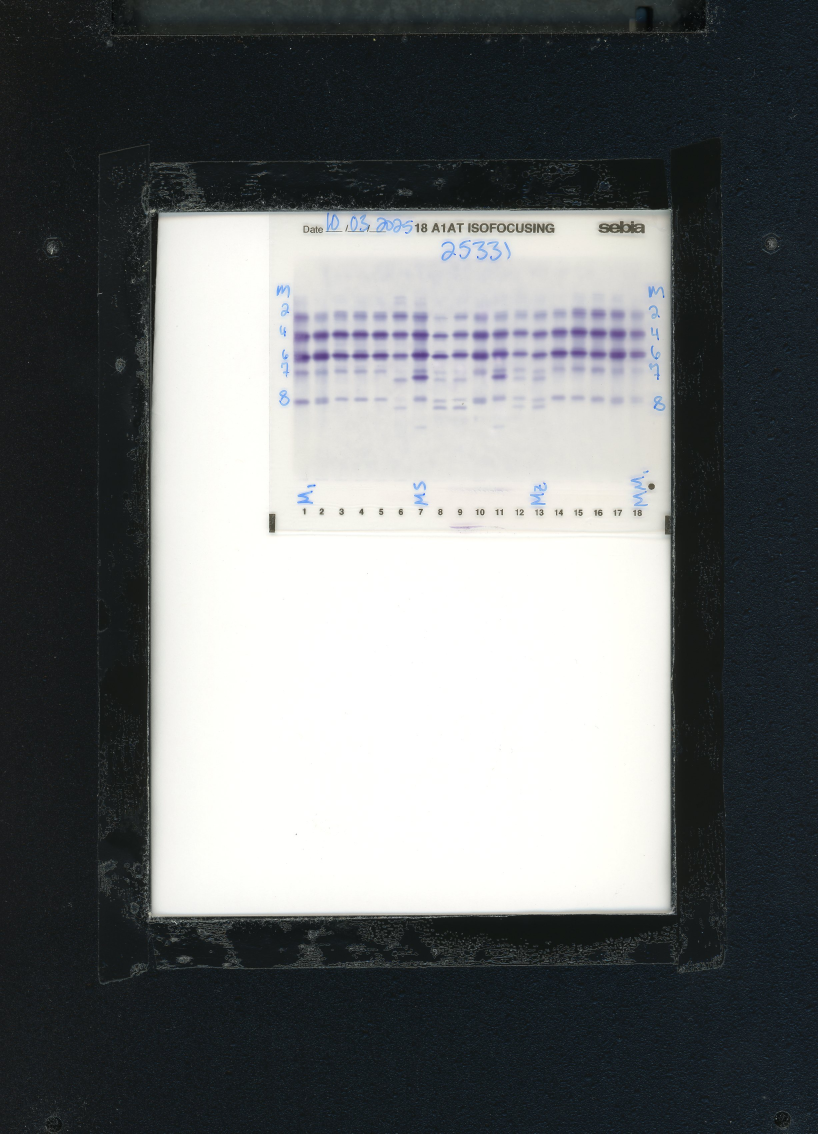
#> input picture gel_scans/25331.jpg, 2454 x 3401 px, found by its file name (shown at 1/3 size); its folder holds only this picture in this run
$ python Visualize_GelPreprocessing.py
#> lines starting #> are read from the running program, lines starting #| are printed output that depends on the picture
# ---------------------
# ---- Import required packages ------
# ---------------------

import os
import numpy as np
import cv2
import matplotlib.pyplot as plt
import math

# ---------------------
# ---- PREPROCESSING FUNCTIONS ------
# ---------------------

def preprocess_gel(img, return_steps=False):
    """
    Preprocess gel image.
    If return_steps=True, returns a dict of intermediate steps.
    """

    # Ensure grayscale
    if img.ndim == 3:
        g0 = cv2.cvtColor(img, cv2.COLOR_BGR2GRAY)
    else:
        g0 = img.copy()

    # Invert (bands bright)
    g1 = cv2.bitwise_not(g0)
    g1b = 255-g0 # explicit inversion (for comparison)

    # Convert once to float for math
    g1f = g1.astype(np.float64)

    # ============================================================
    # Background estimation (kernel = 51)
    # ============================================================
    #  create an ellipse to probe the image -> 51 pixels wide/tall
    # morphopen -> erosion to shrink bright region then dilation -> grow back to original size (with removal of small features)
    kernel_51 = cv2.getStructuringElement(cv2.MORPH_ELLIPSE, (51, 51))
    bg_51 = cv2.morphologyEx(g1f, cv2.MORPH_OPEN, kernel_51)
    g2_51 = g1f - bg_51


    # ============================================================
    # Background estimation via TOP-HAT (kernel = 61)
    # ============================================================
    kernel_61 = cv2.getStructuringElement(cv2.MORPH_ELLIPSE, (61, 61))
    bg_61 = cv2.morphologyEx(g1f, cv2.MORPH_OPEN, kernel_61)
    g2_61 = g1f - bg_61

    # ============================================================
    # Background estimation via TOP-HAT (kernel = 81)
    # ============================================================
    kernel_81 = cv2.getStructuringElement(cv2.MORPH_ELLIPSE, (81, 81))
    bg_81 = cv2.morphologyEx(g1f, cv2.MORPH_OPEN, kernel_81)
    g2_81 = g1f - bg_81

    # ============================================================
    # Equal-energy normalization (on background-subtracted image)
    # ============================================================
    g2c_min = g1f - g1f.min()
    den = g1f.max() - g1f.min()
    g2d_norm = (g1f - g1f.min()) / den if den > 0 else np.zeros_like(g1f)

    energy = np.sum(g1f ** 2)
    g2e_energy = g1f / np.sqrt(energy) if energy > 0 else np.zeros_like(g1f)

    # ============================================================
    # Kernel sweep (visual inspection only)
    # ============================================================
    bg_sweep = {}
    for k in [21, 31, 51, 81]:
        kernel = cv2.getStructuringElement(cv2.MORPH_ELLIPSE, (k, k))
        bgk = cv2.morphologyEx(g1f, cv2.MORPH_OPEN, kernel)
        bg_sweep[f"bg_kernel_{k}"] = bgk


    # ============================================================
    # Smoothing
    # ============================================================
    g2_51_u8 = cv2.normalize(g2_51, None, 0, 255, cv2.NORM_MINMAX).astype(np.uint8)
    g3 = cv2.medianBlur(g2_51_u8, 3)

    if return_steps:
        return {
            "original": g0,
            "inverted": g1,
            "inverted subtraction": g1b,

            # --- Foregrounds ---
            "bg-subtracted (k=51)": g2_51,
            "bg-subtracted (k=61)": g2_61,
            "bg-subtracted (k=81)": g2_81,

            # --- Comparisons ---
            "subtract minimum": g2c_min,
            "subtract + normalize": g2d_norm,
            "normalize to equal energy": g2e_energy,

            # --- Final ---
            "smoothed": g3,

            # --- Diagnostics ---
            **bg_sweep
        }

    return g3, bg_51


def visualize_preprocessing_steps(steps, title, save_path=None):
    n = len(steps)
    ncols = 4
    nrows = math.ceil(n / ncols)

    fig, axes = plt.subplots(
        nrows, ncols,
        figsize=(6 * ncols, 4 * nrows)
    )

    # Flatten axes for easy iteration
    axes = axes.flatten()

    for ax, (name, img) in zip(axes, steps.items()):
        ax.imshow(img, cmap="gray")
        ax.set_title(name, fontsize=10)
        ax.axis("off")

    # Hide any unused subplots
    for ax in axes[len(steps):]:
        ax.axis("off")

    fig.suptitle(title, fontsize=14)
    fig.tight_layout(rect=[0, 0, 1, 0.95])

    if save_path:
        plt.savefig(save_path, dpi=300, bbox_inches="tight")

    plt.show()


# ---------------------
# ---- Define Project Directories ------
# ---------------------

# projectdirect = r"c:\Users\m297055\OneDrive - Mayo Clinic\Documents\Research\Wilrich_alpha1_Isofocus_machinelearning\alpha1Gels_VB"
projectdirect = "/Users/cvieni/Documents/Pathology/alpha1Gels_VB"
working_direct = projectdirect
# working_direct = os.path.join(projectdirect, "Wilrich_alpha1_Isofocus_machinelearning/")
# C:/Users/M297055/OneDrive - Mayo Clinic/Documents/Research/Wilrich_alpha1_Isofocus_machinelearning/gel_scans

img_direct = os.path.join(working_direct, "gel_scans/")
output_direct = os.path.join(working_direct, "output_pngs/")
output_traces = os.path.join(working_direct, "output_traces/")
y_start, y_end = 800, 1400
x_start, x_end = 850, 1960

# ---------------------
# ---- Load FIRST image only ------
# ---------------------

image_files = sorted(
    f for f in os.listdir(img_direct)
    if f.lower().endswith((".jpg", ".png", ".tif"))
)

if not image_files:
    raise RuntimeError("No images found in img_direct")

img_name = image_files[0]
img_path = os.path.join(img_direct, img_name)

print(f"\nProcessing ONLY first image: {img_name}")

# ---------------------
# ---- Load, crop, preprocess ------
# ---------------------

img = cv2.imread(img_path, cv2.IMREAD_GRAYSCALE)
#> img: shape (3401, 2454); min 0, max 255, mean 110.7
if img is None:
    raise RuntimeError(f"Could not load image {img_name}")

gel_crop = img[y_start:y_end, x_start:x_end]
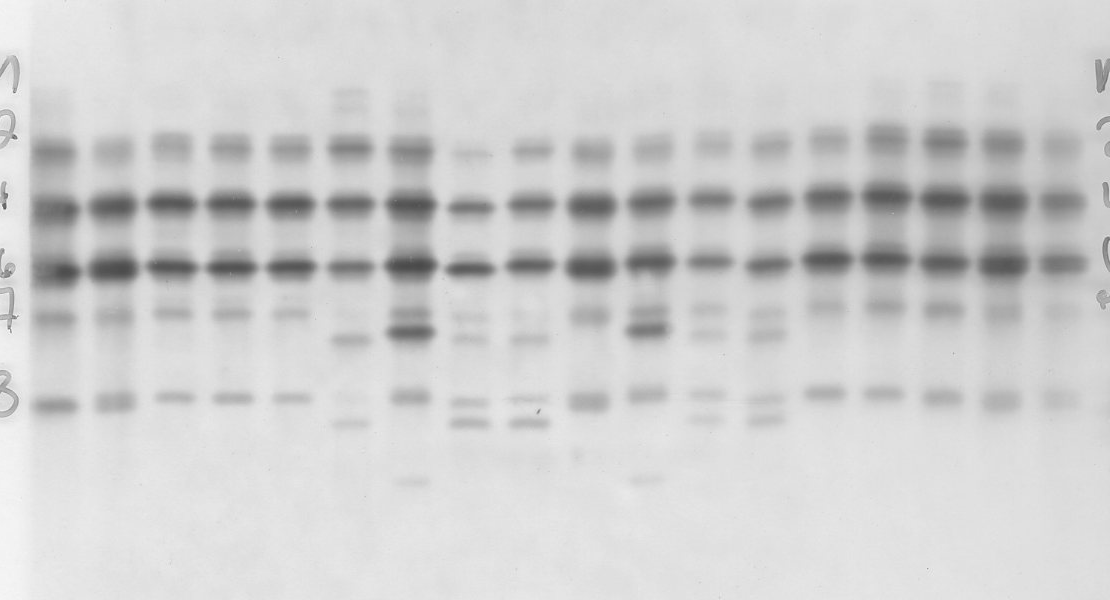
#> gel_crop: shape (600, 1110); min 74, max 255, mean 207.2

steps = preprocess_gel(gel_crop, return_steps=True)
#> in preprocess_gel, `bg_51 = cv2.morphologyEx(g1f, cv2.MORPH_OPEN, kernel_51)`:
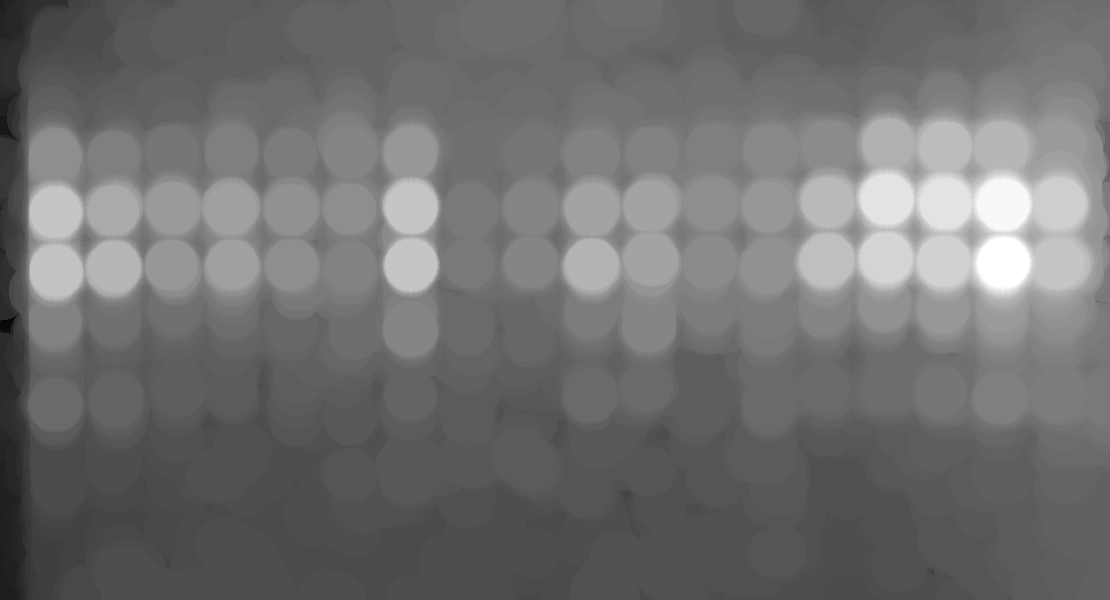
#> bg_51: shape (600, 1110) float64; min 0, max 84, mean 37.2; drawn with min black and max white
#> in preprocess_gel, `bg_61 = cv2.morphologyEx(g1f, cv2.MORPH_OPEN, kernel_61)`:
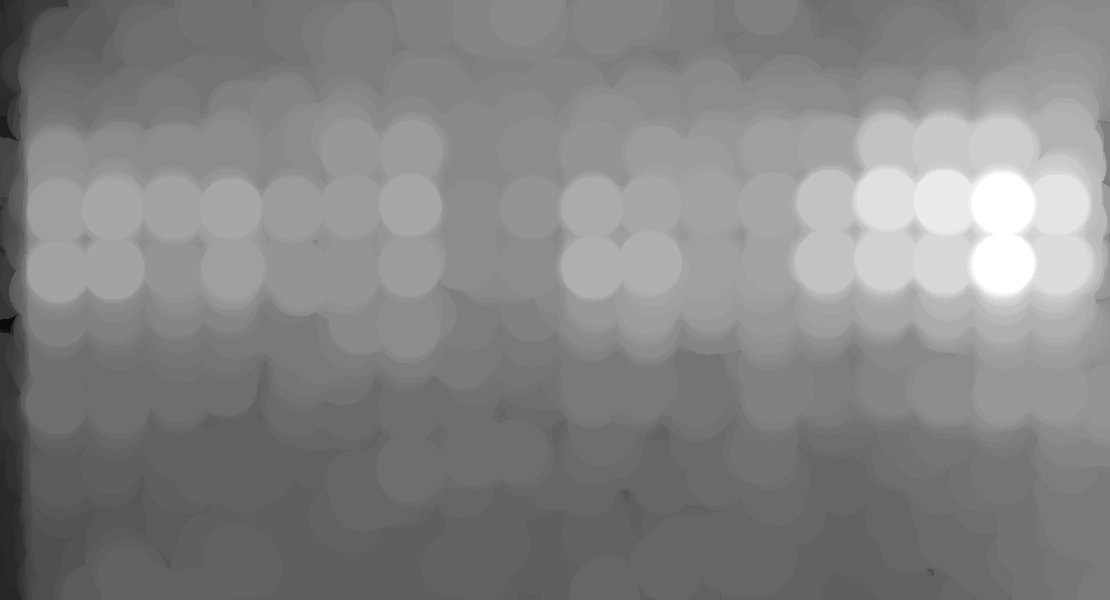
#> bg_61: shape (600, 1110) float64; min 0, max 67, mean 34.9; drawn with min black and max white
#> in preprocess_gel, `bg_81 = cv2.morphologyEx(g1f, cv2.MORPH_OPEN, kernel_81)`:
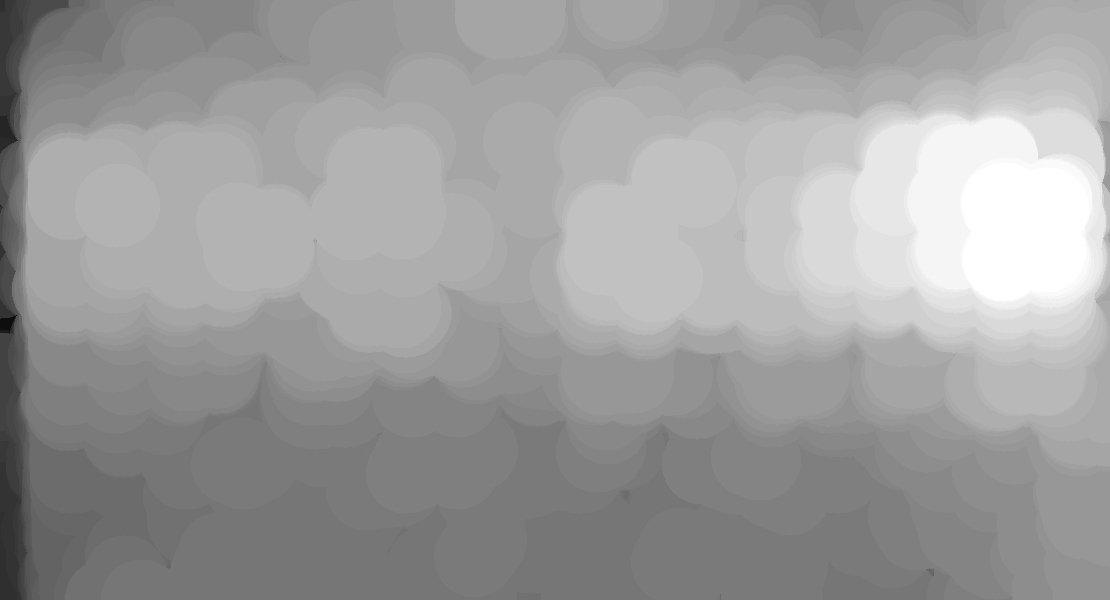
#> bg_81: shape (600, 1110) float64; min 0, max 54, mean 33.5; drawn with min black and max white
#> in preprocess_gel, `den = g1f.max() - g1f.min()`: den = 181
#> in preprocess_gel, `g2d_norm = (g1f - g1f.min()) / den if den > 0 else np.zeros_like(g1f)`:
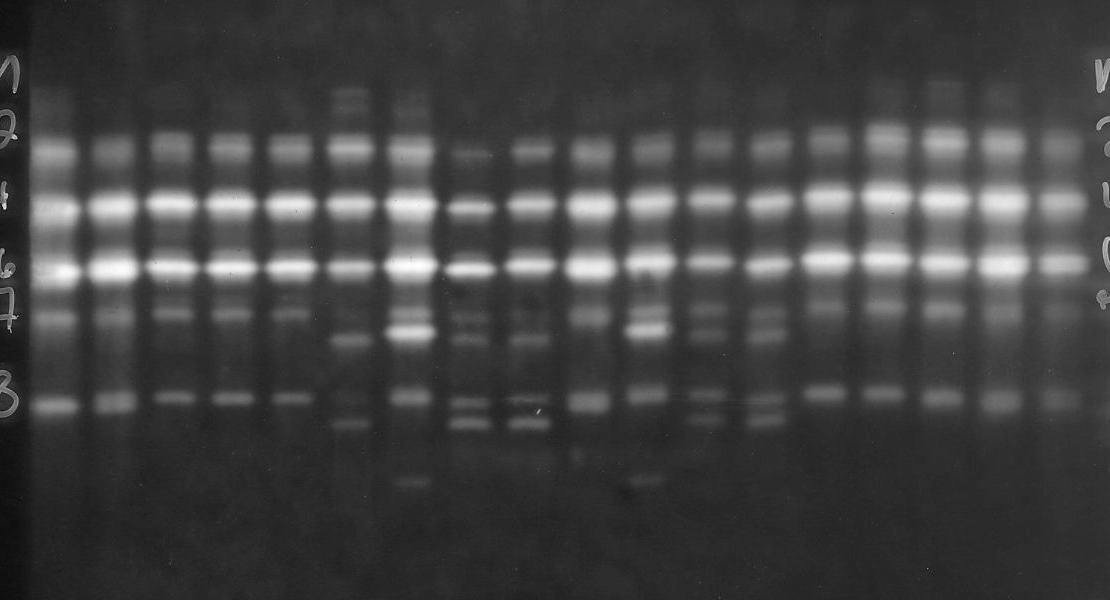
#> g2d_norm: shape (600, 1110) float64; min 0, max 1, mean 0.264
#> in preprocess_gel, `energy = np.sum(g1f ** 2)`: energy = 1.99e+09
#> after the loop in preprocess_gel, `for k in [21, 31, 51, 81]:`: bg_sweep = 4 items
#> in preprocess_gel, `g2_51_u8 = cv2.normalize(g2_51, None, 0, 255, cv2.NORM_MINMAX).astype(..`:
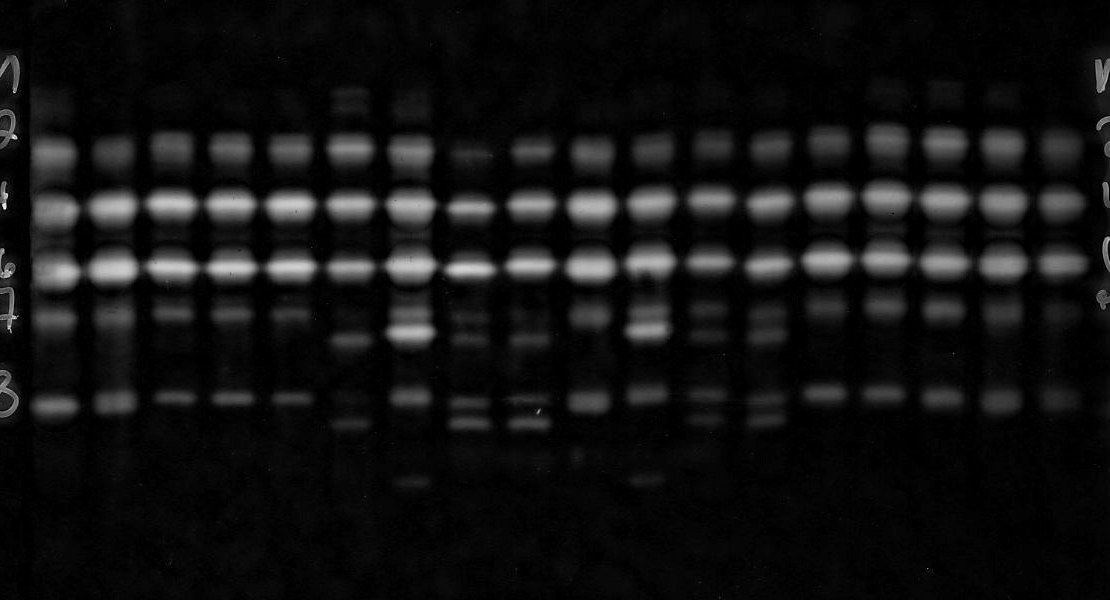
#> g2_51_u8: shape (600, 1110); min 0, max 254, mean 17.8
#> steps = 14 items

# ---------------------
# ---- Visualize preprocessing ------
# ---------------------

img_name_noext = os.path.splitext(img_name)[0]
save_path = os.path.join(output_direct, f"{img_name_noext}_preprocessing_steps.png")

visualize_preprocessing_steps(
    steps,
    title=f"{img_name_noext} – Preprocessing Pipeline",
    save_path=save_path
)
#> in visualize_preprocessing_steps, `n = len(steps)`: n = 14
#> in visualize_preprocessing_steps, `nrows = math.ceil(n / ncols)`: nrows = 4
#> the loop in visualize_preprocessing_steps, `for ax, (name, img) in zip(axes, steps.items()):` made 14 passes
#> name on passes 1 to 12: 'original', 'inverted', 'inverted subtraction', 'bg-subtracted (k=51)', 'bg-subtracted (k=61)', 'bg-subtracted (k=81)', 'subtract minimum', 'subtract + normalize', 'normalize to equal energy', 'smoothed', 'bg_kernel_21', 'bg_kernel_31'
#> the loop in visualize_preprocessing_steps, `for ax in axes[len(steps):]:` made 2 passes

print("✅ Preprocessing visualization complete.")
